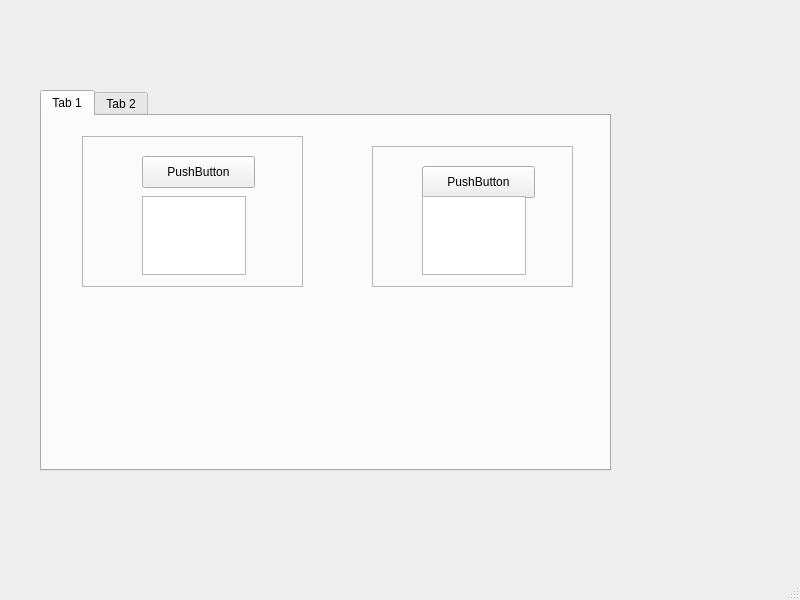
<?xml version="1.0" encoding="UTF-8"?>
<ui version="4.0">
 <class>MainWindow</class>
 <widget class="QMainWindow" name="MainWindow">
  <property name="geometry">
   <rect>
    <x>0</x>
    <y>0</y>
    <width>800</width>
    <height>600</height>
   </rect>
  </property>
  <property name="windowTitle">
   <string>MainWindow</string>
  </property>
  <widget class="QWidget" name="centralwidget">
   <widget class="QTabWidget" name="tabWidget">
    <property name="geometry">
     <rect>
      <x>40</x>
      <y>90</y>
      <width>571</width>
      <height>381</height>
     </rect>
    </property>
    <widget class="QWidget" name="tab">
     <property name="enabled">
      <bool>true</bool>
     </property>
     <attribute name="title">
      <string>Tab 1</string>
     </attribute>
     <widget class="QFrame" name="frame">
      <property name="geometry">
       <rect>
        <x>40</x>
        <y>20</y>
        <width>221</width>
        <height>151</height>
       </rect>
      </property>
      <property name="frameShape">
       <enum>QFrame::StyledPanel</enum>
      </property>
      <property name="frameShadow">
       <enum>QFrame::Raised</enum>
      </property>
      <widget class="QPushButton" name="pushButton">
       <property name="geometry">
        <rect>
         <x>60</x>
         <y>20</y>
         <width>113</width>
         <height>32</height>
        </rect>
       </property>
       <property name="text">
        <string>PushButton</string>
       </property>
      </widget>
      <widget class="QTextEdit" name="textEdit">
       <property name="geometry">
        <rect>
         <x>60</x>
         <y>60</y>
         <width>104</width>
         <height>79</height>
        </rect>
       </property>
      </widget>
     </widget>
     <widget class="QFrame" name="frame_2">
      <property name="geometry">
       <rect>
        <x>330</x>
        <y>30</y>
        <width>201</width>
        <height>141</height>
       </rect>
      </property>
      <property name="frameShape">
       <enum>QFrame::StyledPanel</enum>
      </property>
      <property name="frameShadow">
       <enum>QFrame::Raised</enum>
      </property>
      <widget class="QPushButton" name="pushButton_2">
       <property name="geometry">
        <rect>
         <x>50</x>
         <y>20</y>
         <width>113</width>
         <height>32</height>
        </rect>
       </property>
       <property name="text">
        <string>PushButton</string>
       </property>
      </widget>
      <widget class="QTextEdit" name="textEdit_2">
       <property name="geometry">
        <rect>
         <x>50</x>
         <y>50</y>
         <width>104</width>
         <height>79</height>
        </rect>
       </property>
      </widget>
     </widget>
    </widget>
    <widget class="QWidget" name="tab_2">
     <attribute name="title">
      <string>Tab 2</string>
     </attribute>
    </widget>
   </widget>
  </widget>
  <widget class="QMenuBar" name="menubar">
   <property name="geometry">
    <rect>
     <x>0</x>
     <y>0</y>
     <width>800</width>
     <height>22</height>
    </rect>
   </property>
  </widget>
  <widget class="QStatusBar" name="statusbar"/>
 </widget>
 <resources/>
 <connections/>
</ui>
